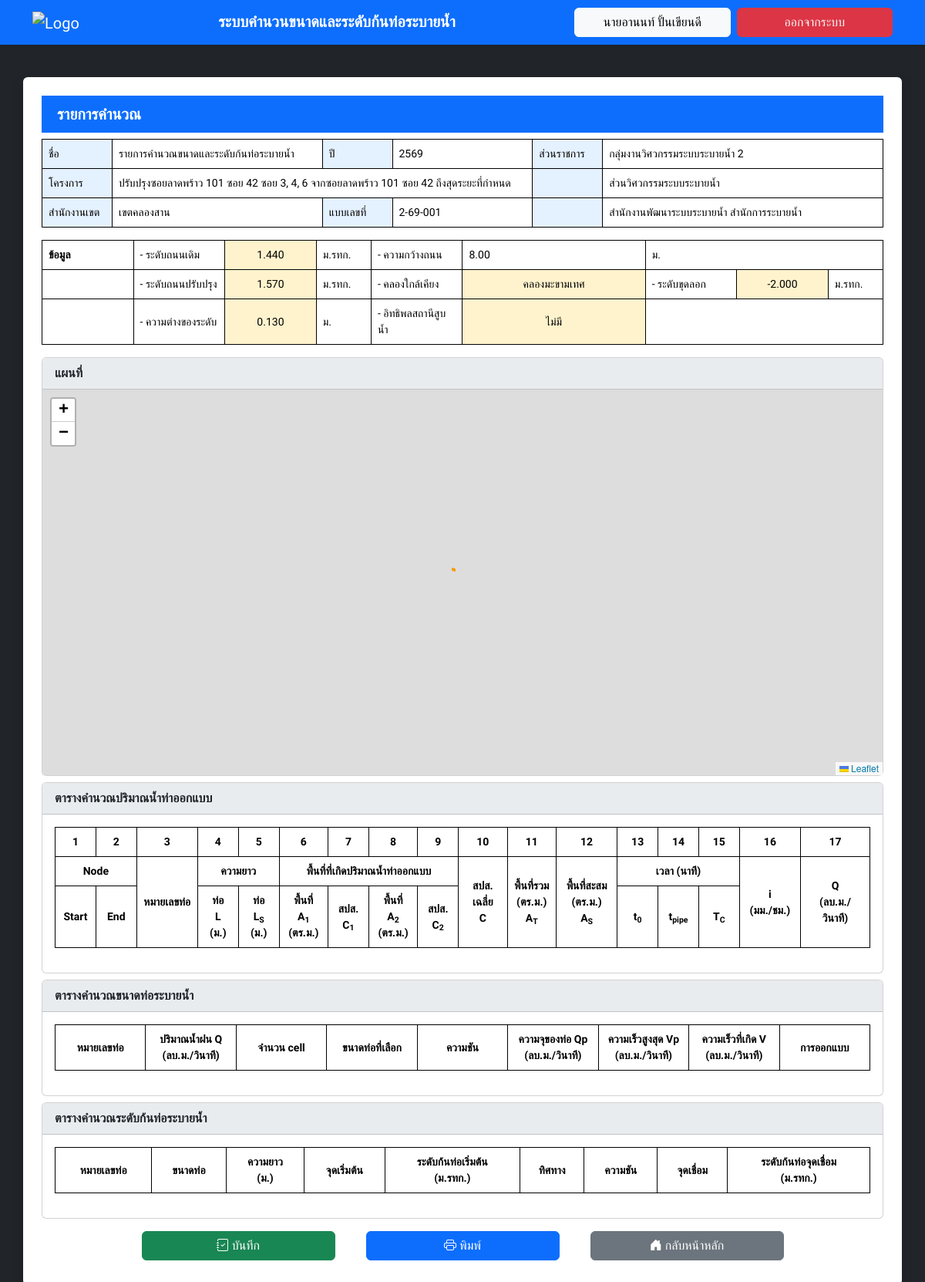
Screenshot of /report/3?mode=view (signed in) with the database file from the repository.
### app.py (models this page shows)
class Project(db.Model):
    id = db.Column(db.Integer, primary_key=True)
    project_name = db.Column(db.String(200), nullable=False)
    district = db.Column(db.String(100), nullable=False)
    year = db.Column(db.String(4), nullable=False)
    form_number = db.Column(db.String(50), nullable=False)
    original_level = db.Column(db.Float, nullable=False)
    improved_level = db.Column(db.Float, nullable=False)
    road_width = db.Column(db.Float, nullable=False)
    nearby_canal = db.Column(db.String(100))
    dredging_level = db.Column(db.Float)
    pump_influence = db.Column(db.String(100))
    cal_data = db.Column(db.Text)
    invert_data = db.Column(db.Text)
    map_data = db.Column(db.Text)
    design_data = db.Column(db.Text)
    user_id = db.Column(db.Integer, db.ForeignKey('user.id'), nullable=False)
    user = db.relationship('User', backref=db.backref('projects', lazy=True))

class User(db.Model):
    id = db.Column(db.Integer, primary_key=True)
    email = db.Column(db.String(100), unique=True, nullable=False)
    password = db.Column(db.String(100), nullable=False)
    first_name = db.Column(db.String(100), nullable=False)
    last_name = db.Column(db.String(100), nullable=False)
    position = db.Column(db.String(100), nullable=False)
    position_level = db.Column(db.String(100), nullable=False)
    department = db.Column(db.String(100), nullable=False)
    office = db.Column(db.String(100), nullable=False)
    division = db.Column(db.String(100), nullable=False)
    section = db.Column(db.String(100), nullable=False)
    section_number = db.Column(db.Integer, nullable=True) # Added section_number

### app.py (the view)
@app.route('/report')
@app.route('/report/<int:project_id>')
def report(project_id=None):
    mode = request.args.get('mode')
    public_modes = ['view', 'print']
    current_user = None
    if 'user' in session:
        current_user = User.query.filter_by(email=session['user']).first()
    if mode not in public_modes and not current_user:
        return redirect(url_for('login'))
    if project_id:
        project = Project.query.get_or_404(project_id)
        if mode not in public_modes and project.user_id != current_user.id:
            flash('คุณไม่มีสิทธิ์เข้าถึงโครงการนี้', 'danger')
            return redirect(url_for('index'))
    else:
        if not current_user:
             return redirect(url_for('login'))
        project = Project.query.filter_by(user_id=current_user.id).order_by(Project.id.desc()).first()
    return render_template('report.html', project=project, user_info=project.user, mode=mode)

### templates/report.html (shortened to what this page needs)
<!DOCTYPE html>
<html lang="th">
<head>
    <link href="https://cdn.jsdelivr.net/npm/bootstrap@5.3.3/dist/css/bootstrap.min.css" rel="stylesheet">
    <link rel="stylesheet" href="https://unpkg.com/leaflet@1.9.4/dist/leaflet.css" />
    <link rel="stylesheet" href="https://cdnjs.cloudflare.com/ajax/libs/leaflet.draw/1.0.4/leaflet.draw.css" />
    <link rel="stylesheet" href="https://cdn.jsdelivr.net/npm/bootstrap-icons@1.11.3/font/bootstrap-icons.min.css">
</head>
<body class="bg-dark">
    <nav class="navbar navbar-expand-lg navbar-dark bg-primary fixed-top shadow-sm py-2">
        <div class="container">
            <a class="navbar-brand" href="https://dds.bangkok.go.th">
                <img src="https://dds.bangkok.go.th/images/DDS_Logo_500.png" alt="Logo" style="height: 40px;">
            </a>
            <div class="collapse navbar-collapse" id="navbarContent">
                <div class="row w-100 align-items-center g-3 ms-auto">
                    <div class="col-12 col-lg-7 text-center">
                        <span class="h5 fw-bold text-white my-3 my-lg-0">
                            ระบบคำนวนขนาดและระดับก้นท่อระบายน้ำ
                        </span>
                    </div>
                    <div class="col-12 col-lg-5">
                        <div class="row g-2">
                            <div class="col-12 col-sm-6">
                                <a href="#" class="btn btn-light w-100">{{ session.get('user_name', session['user'])
                                    }}</a>
                            </div>
                            <div class="col-12 col-sm-6">
                                <a href="{{ url_for('logout') }}" class="btn btn-danger text-light w-100">ออกจากระบบ</a>
                            </div>
                        </div>
                    </div>
                </div>
            </div>
        </div>
    </nav>
    <div class="container bg-white p-4 rounded shadow">
        <h2 class="page-title">รายการคำนวณ</h2>
        <div class="table-responsive">
            <table class="table table-bordered">
                <tbody>
                    <tr>
                        <td class="col-1x bg-custom-cyan">ชื่อ</td>
                        <td class="col-3x">รายการคำนวณขนาดและระดับก้นท่อระบายน้ำ</td>
                        <td class="col-1x bg-custom-cyan">ปี</td>
                        <td class="col-2x" id="rep-year">{{ project.year if project else '-' }}</td>
                        <td class="col-1x bg-custom-cyan">ส่วนราชการ</td>
                        <td id="rep-section">{{ user_info.section if user_info and user_info.section else
                            (project.user.section if project and project.user and project.user.section else '-') }}</td>
                    </tr>
                    <tr>
                        <td class="col-1x bg-custom-cyan">โครงการ</td>
                        <td colspan="3" id="rep-project-name">{{ project.project_name if project else '-' }}</td>
                        <td class="bg-custom-cyan"></td>
                        <td id="rep-division">{{ user_info.division if user_info and user_info.division else
                            (project.user.division if project and project.user and project.user.division else '-') }}
                        </td>
                    </tr>
                    <tr>
                        <td class="col-1x bg-custom-cyan">สำนักงานเขต</td>
                        <td class="col-1x" id="rep-district">{{ project.district if project else '-' }}</td>
                        <td class="col-1x bg-custom-cyan">แบบเลขที่</td>
                        <td id="rep-form-number">{{ project.form_number if project else '-' }}</td>
                        <td class="bg-custom-cyan"></td>
                        <td id="rep-office">
                            {% set u_office = user_info.office if user_info and user_info.office else
                            (project.user.office if project and project.user and project.user.office else '') %}
                            {% set u_dept = user_info.department if user_info and user_info.department else
                            (project.user.department if project and project.user and project.user.department else '') %}
                            {% if u_office or u_dept %}
                            {{ u_office }} {{ u_dept }}
                            {% else %}
                            -
                            {% endif %}
                        </td>
                    </tr>
            </table>
        </div>
        <div class="table-responsive">
            <table class="table table-bordered">
                <tbody>
                    <tr>
                        <th class="col-1x">ข้อมูล</th>
                        <td class="col-1x">- ระดับถนนเดิม</td>
                        <td class="col-1x highlight-yellow" id="rep-original-level">{{
                            "%.3f"|format(project.original_level) if project else '-' }}</td>
                        <td>ม.รทก.</td>
                        <td class="col-1x">- ความกว้างถนน</td>
                        <td class="col-2x" id="rep-road-width">{{ "%.2f"|format(project.road_width) if
                            project else '-' }}</td>
                        <td colspan="3">ม.</td>
                    </tr>
                    <tr>
                        <td></td>
                        <td>- ระดับถนนปรับปรุง</td>
                        <td class="highlight-yellow" id="rep-improved-level">{{ "%.3f"|format(project.improved_level) if
                            project else '-' }}</td>
                        <td class="col-1s">ม.รทก.</td>
                        <td>- คลองใกล้เคียง</td>
                        <td class="col-2x highlight-yellow" id="rep-nearby-canal">{{ project.nearby_canal if project
                            else '-'
                            }}</td>
                        <td class="col-1x">- ระดับขุดลอก</td>
                        <td class="col-1x highlight-yellow" id="rep-dredging-level">{{
                            "%.3f"|format(project.dredging_level) if project and project.dredging_level is not none else
                            '-' }}</td>
                        <td class="col-1s">ม.รทก.</td>
                    </tr>
                    <tr>
                        <td></td>
                        <td>- ความต่างของระดับ</td>
                        <td class="highlight-yellow" id="rep-level-diff">
                            {% if project %}
                            {{ "%.3f"|format(project.improved_level - project.original_level) }}
                            {% else %}
                            -
                            {% endif %}
                        </td>
                        <td>ม.</td>
                        <td>- อิทธิพลสถานีสูบน้ำ</td>
                        <td class="highlight-yellow" id="rep-pump-influence">{{ project.pump_influence if project else
                            '-' }}</td>
                        <td colspan="3"></td>
                </tbody>
            </table>
        </div>
        <div class="card mb-2">
            <div class="card-header">แผนที่</div>
            <div class="card-body p-0">
                <div id="report-map" style="height: 500px; width: 100%;"></div>
            </div>
        </div>
        <div class="card mb-2">
            <div class="card-header">ตารางคำนวณปริมาณน้ำท่าออกแบบ</div>
            <div class="card-body table-responsive">
                <table class="table table-bordered text-center" id="runoffTable">
                    <thead>
                        <tr>
                            <th>1</th>
                            <th>2</th>
                            <th>3</th>
                            <th>4</th>
                            <th>5</th>
                            <th>6</th>
                            <th>7</th>
                            <th>8</th>
                            <th>9</th>
                            <th>10</th>
                            <th>11</th>
                            <th>12</th>
                            <th>13</th>
                            <th>14</th>
                            <th>15</th>
                            <th>16</th>
                            <th>17</th>
                        </tr>
                        <tr>
                            <th colspan="2">Node</th>
                            <th rowspan="2" class="col-2s">หมายเลขท่อ</th>
                            <th colspan="2">ความยาว</th>
                            <th colspan="4">พื้นที่ที่เกิดปริมาณน้ำท่าออกแบบ</th>
                            <th rowspan="2" class="col-3s">สปส.<br>เฉลี่ย<br>C</th>
                            <th rowspan="2" class="col-3s">พื้นที่รวม<br>(ตร.ม.)<br>A<sub>T</sub></th>
                            <th rowspan="2" class="col-2s">พื้นที่สะสม<br>(ตร.ม.)<br>A<sub>S</sub></th>
                            <th colspan="3">เวลา (นาที)</th>
                            <th rowspan="2" class="col-2s">i<br>(มม./ชม.)</th>
                            <th rowspan="2">Q<br>(ลบ.ม./<br>วินาที)</th>
                        </tr>
                        <tr>
                            <th class="col-1s">Start</th>
                            <th class="col-1s">End</th>
                            <th class="col-1s">ท่อ<br>L<br>(ม.)</th>
                            <th class="col-1s">ท่อ<br>L<sub>S</sub><br>(ม.)</th>
                            <th class="col-3s">พื้นที่<br>A<sub>1</sub><br>(ตร.ม.)</th>
                            <th class="col-1s">สปส.<br>C<sub>1</sub></th>
                            <th class="col-3s">พื้นที่<br>A<sub>2</sub><br>(ตร.ม.)</th>
                            <th class="col-1s">สปส.<br>C<sub>2</sub></th>
                            <th class="col-1s">t<sub>0</sub></th>
                            <th class="col-1s">t<sub>pipe</sub></th>
                            <th class="col-1s">T<sub>C</sub></th>
                        </tr>
                    </thead>
                </table>
            </div>
        </div>
        <div class="card mb-2">
            <div class="card-header">ตารางคำนวณขนาดท่อระบายน้ำ</div>
            <div class="card-body table-responsive">
                <table class="table table-bordered text-center" id="pipeSizeTable">
                    <thead>
                        <tr>
                            <th class="col-1x">หมายเลขท่อ</th>
                            <th class="col-1x">ปริมาณน้ำฝน Q (ลบ.ม./วินาที)</th>
                            <th class="col-1x">จำนวน cell</th>
                            <th class="col-1x">ขนาดท่อที่เลือก</th>
                            <th class="col-1x">ความชัน</th>
                            <th class="col-1x">ความจุของท่อ Qp (ลบ.ม./วินาที)</th>
                            <th class="col-1x">ความเร็วสูงสุด Vp (ลบ.ม./วินาที)</th>
                            <th class="col-1x">ความเร็วที่เกิด V (ลบ.ม./วินาที)</th>
                            <th class="col-1x">การออกแบบ</th>
                        </tr>
                    </thead>
                </table>
            </div>
        </div>
        <div class="card mb-2">
            <div class="card-header">ตารางคำนวณระดับก้นท่อระบายน้ำ</div>
            <div class="card-body table-responsive">
                <table class="table table-bordered text-center" id="invertLevelTable">
                    <thead>
                        <tr>
                            <th>หมายเลขท่อ</th>
                            <th>ขนาดท่อ</th>
                            <th>ความยาว<br>(ม.)</th>
                            <th>จุดเริ่มต้น</th>
                            <th>ระดับก้นท่อเริ่มต้น<br>(ม.รทก.)</th>
                            <th>ทิศทาง</th>
                            <th>ความชัน</th>
                            <th>จุดเชื่อม</th>
                            <th>ระดับก้นท่อจุดเชื่อม<br>(ม.รทก.)</th>
                        </tr>
                    </thead>
                </table>
            </div>
        </div>
        <div class="row justify-content-center p-2 gap-3 footer-actions">
            <div class="col-12 col-sm-3">
                <a href="{{ url_for('index') }}" class="btn btn-success w-100" id="btn-save-report">
                    <i class="bi bi-journal-check"></i> บันทึก</a>
            </div>
            <div class="col-12 col-sm-3">
                <button onclick="window.print()" class="btn btn-primary w-100">
                    <i class="bi bi-printer"></i> พิมพ์</button>
            </div>
            <div class="col-12 col-sm-3">
                {% if request.args.get('mode') == 'view' %}
                <a href="{{ url_for('index') }}" class="btn btn-secondary w-100">
                    <i class="bi bi-house-door-fill me-1"></i>กลับหน้าหลัก</a>
                {% else %}
                <a href="{{ url_for('invert_cal', project_id=project.id) if project else url_for('invert_cal') }}"
                    class="btn btn-danger w-100">
                    <i class="bi bi-arrow-counterclockwise me-1"></i>ย้อนกลับ</a>
                {% endif %}
            </div>
        </div>
    </div>
</body>
</html>

### rows the page displays
Project: year "2569", project_name "ปรับปรุงซอยลาดพร้าว 101 ซอย 42 ซอย 3, 4, 6 จากซอยลาดพร้าว 101 ซอย 42 ถึงสุดระยะที่กำหนด", district "เขตคลองสาน", form_number "2-69-001", original_level "1.440", road_width "8.00", improved_level "1.570", nearby_canal "คลองมะขามเทศ", dredging_level "-2.000", project.improved_level-project.original_level "0.130", pump_influence "ไม่มี"
User: section "กลุ่มงานวิศวกรรมระบบระบายน้ำ 2", division "ส่วนวิศวกรรมระบบระบายน้ำ", office "สำนักงานพัฒนาระบบระบายน้ำ", department "สำนักการระบายน้ำ"

### other values shown
{{ session.get('user_name', session['user']) }} "นายอานนท์ ปั้นเขียนดี"
